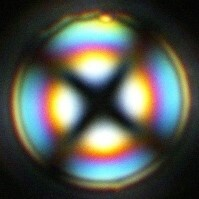
#> input picture Python/Data/droplet1.jpg, 199 x 199 px
$ jupyter execute ch6_svd_reconstruction.ipynb
#> lines starting #> are read from the running program, lines starting #| are printed output that depends on the picture
<a href="https://colab.research.google.com/github/vzavala/StatsBook/blob/master/Python/ch6_svd_reconstruction.ipynb" target="_parent"></a>

**Setup.** Run this cell first: it locates the data files this notebook reads. On Google
Colab it downloads them (the `Data/` and `Support/` folders) from the book's GitHub
repository; on your computer, run the notebook from the folder that contains `Data/`.

[cell 1]
import os
import sys
path = ''
if 'google.colab' in sys.modules and not os.path.isdir('Data'):
    if not os.path.isdir('statsbook'):
        os.system('git clone -q --depth 1 --filter=blob:none --sparse '
                  'https://github.com/vzavala/StatsBook.git statsbook')
        os.system('git -C statsbook sparse-checkout set Python/Data Python/Support')
    path = 'statsbook/Python/'

Image compression with the SVD (Shiyi (Amy) Qin and Victor Z, UW-Madison, 2020).
The grayscale image is a matrix $\mathbf{X}$ (`X`); we keep the first $n$ terms of
$\mathbf{X}=\sum_k s_k\mathbf{u}_k\mathbf{v}_k^T$ for $n=1,3,10,100$.

**Note:** This notebook reproduces Example 6.6 (Section 6.2) of *Statistics for Chemical Engineers*: compressing a micrograph by keeping only some of its singular values.

[cell 2]
import numpy as np
import matplotlib.pyplot as plt
from skimage import color, io

X = 255 * color.rgb2gray(io.imread(path+'Data/droplet1.jpg'))
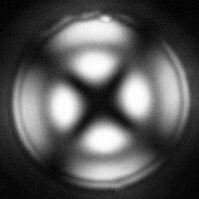
#> X: shape (199, 199) float64; min 0.928, max 255, mean 87.3
print("image size:", X.shape, "  rank:", np.linalg.matrix_rank(X))
#| image size: (199, 199)   rank: 199
U, s, Vt = np.linalg.svd(X, full_matrices=False)
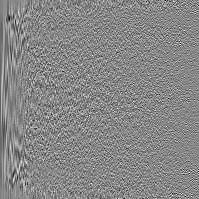
#> U: shape (199, 199) float64; min -0.36, max 0.318, mean -0.000347; drawn with min black and max white
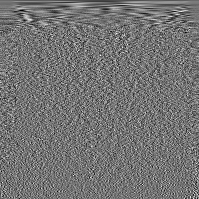
#> Vt: shape (199, 199) float64; min -0.265, max 0.316, mean -0.000335; drawn with min black and max white
#> s = 199 values, max 19652 at index 0, min 0.0379 at index 198, mean 257.4

n_values = [1, 3, 10, 100]
errors = []
fig, axs = plt.subplots(1, 5, figsize=(16, 4))
axs[0].imshow(X, cmap='gray'); axs[0].set_title('original')
for ax, n in zip(axs[1:], n_values):
    X_n = (U[:, :n] * s[:n]) @ Vt[:n]            # sum of the first n terms
    errors.append(np.sum((X - X_n)**2))
    ax.imshow(X_n, cmap='gray'); ax.set_title(f'$n={n}$')
#> this loop made 4 passes
#> pass 1, `X_n = (U[:, :n] * s[:n]) @ Vt[:n]`:
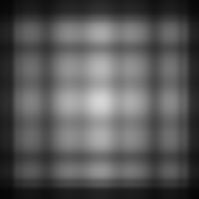
#> X_n: shape (199, 199) float64; min 6.3, max 214.5, mean 88.5
#> pass 2, `X_n = (U[:, :n] * s[:n]) @ Vt[:n]`:
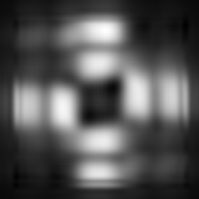
#> X_n: shape (199, 199) float64; min -5.85, max 275.7, mean 87.4; drawn with min black and max white
#> after the loop, errors = [127227837.2, 24798900.1, 986230.3, 25427.8]
for ax in axs:
    ax.axis('off')
plt.tight_layout()
plt.show()
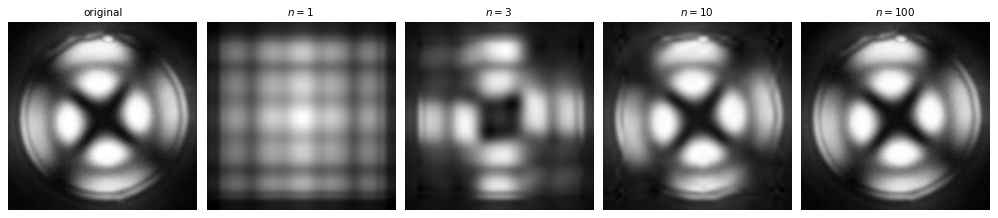
#> figure drawn by matplotlib, 5 panels

plt.semilogy(n_values, errors, 'ko-')
plt.xlabel('$n$'); plt.ylabel(r'$\Vert\mathbf{X}-\mathbf{X}_n\Vert_F^2$')
plt.grid(True)
plt.show()
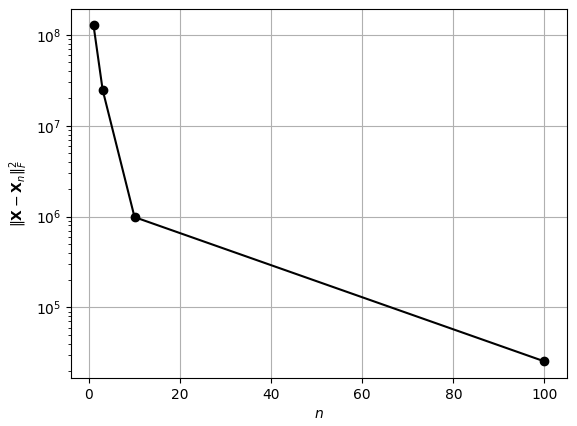
#> figure drawn by matplotlib, 1 panel

$ run again, with Python/Data/droplet2.jpg copied over Python/Data/droplet1.jpg
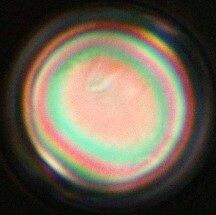
#> input picture Python/Data/droplet2.jpg, 216 x 215 px
#| image size: (215, 216)   rank: 215
#> `U, s, Vt = np.linalg.svd(X, full_matrices=False)`:
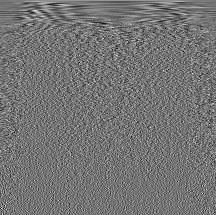
#> Vt: shape (215, 216) float64; min -0.302, max 0.359, mean 0.000311; drawn with min black and max white
#> s = 215 values, max 26945.6 at index 0, min 0.0776 at index 214, mean 214.8
#> after the loop `for ax, n in zip(axs[1:], n_values):`: errors = [18535450.7, 6672740.5, 1536059, 16716.3]
#> `plt.show()`:
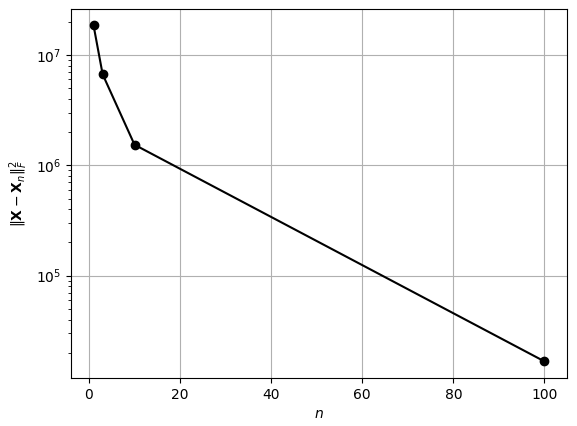
#> figure drawn by matplotlib, 1 panel

$ run again, with Python/Data/droplet3.jpg copied over Python/Data/droplet1.jpg
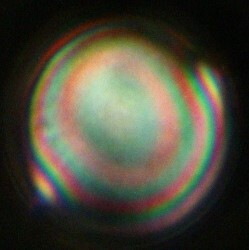
#> input picture Python/Data/droplet3.jpg, 249 x 250 px
#| image size: (250, 249)   rank: 249
#> `U, s, Vt = np.linalg.svd(X, full_matrices=False)`:
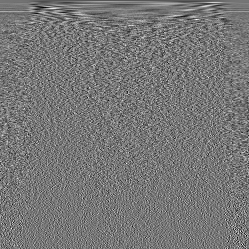
#> Vt: shape (249, 249) float64; min -0.286, max 0.325, mean -0.000306; drawn with min black and max white
#> s = 249 values, max 23620.5 at index 0, min 0.0262 at index 248, mean 175.1
#> after the loop `for ax, n in zip(axs[1:], n_values):`: errors = [24676031, 6576986.6, 967637.8, 31454]
#> `plt.show()`:
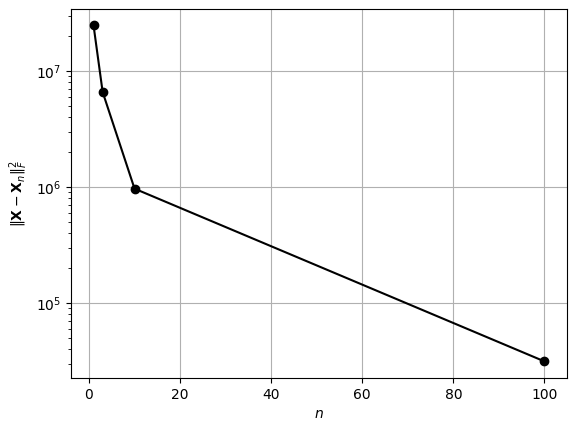
#> figure drawn by matplotlib, 1 panel

$ run again, with Python/Data/droplet4.jpg copied over Python/Data/droplet1.jpg
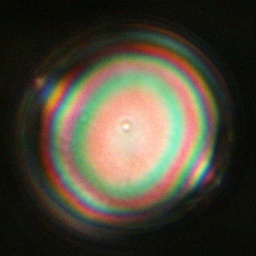
#> input picture Python/Data/droplet4.jpg, 256 x 256 px
#| image size: (256, 256)   rank: 256
#> s = 256 values, max 24982.5 at index 0, min 0.0798 at index 255, mean 179.4
#> after the loop `for ax, n in zip(axs[1:], n_values):`: errors = [17304757.5, 6305781.3, 1303337.1, 67855.1]
#> `plt.show()`:
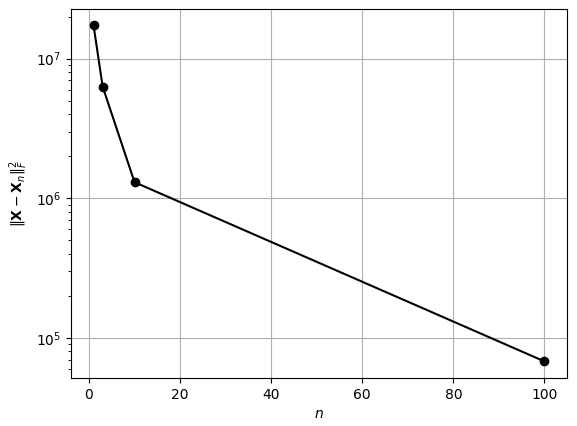
#> figure drawn by matplotlib, 1 panel
